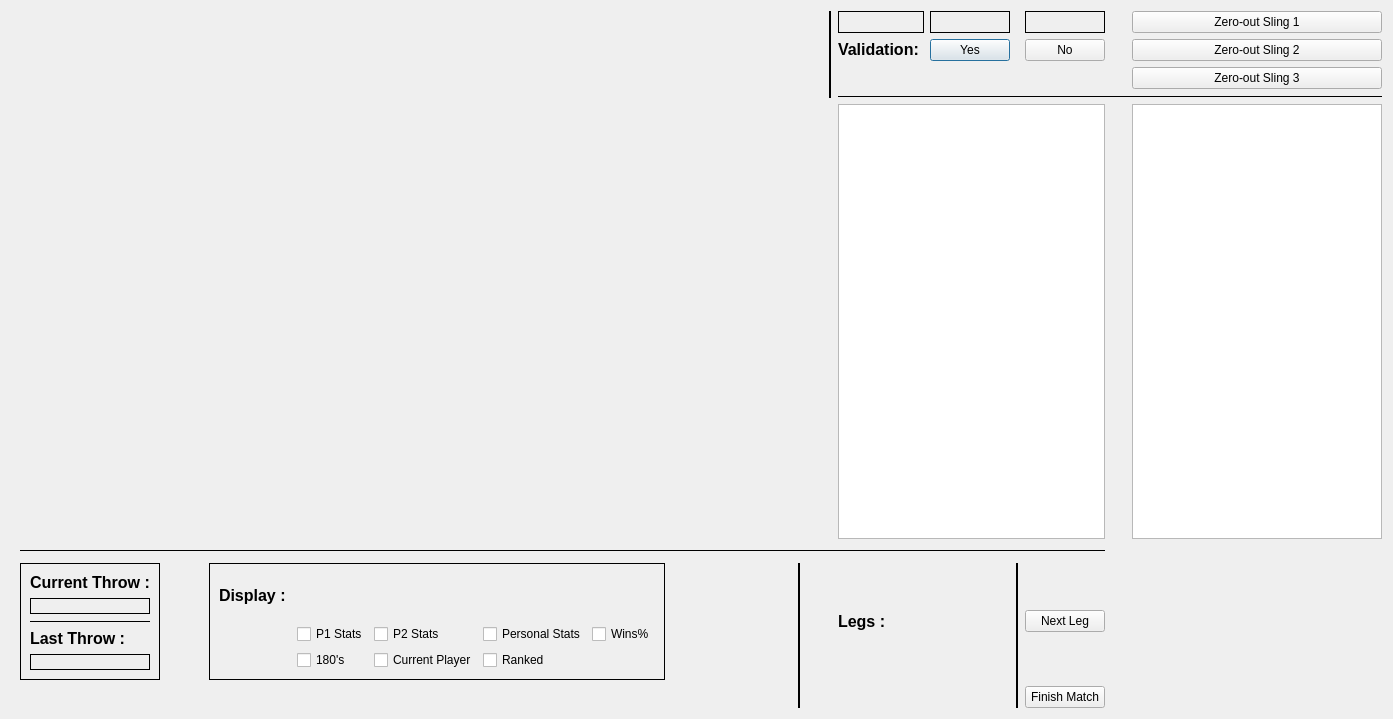
<?xml version="1.0" encoding="UTF-8"?>
<ui version="4.0">
 <class>ScorerView</class>
 <widget class="QDialog" name="ScorerView">
  <property name="geometry">
   <rect>
    <x>0</x>
    <y>0</y>
    <width>1393</width>
    <height>719</height>
   </rect>
  </property>
  <property name="cursor">
   <cursorShape>ArrowCursor</cursorShape>
  </property>
  <property name="windowTitle">
   <string>Dialog</string>
  </property>
  <layout class="QGridLayout" name="gridLayout">
   <item row="1" column="16">
    <widget class="QPushButton" name="ValadationYes">
     <property name="text">
      <string>Yes</string>
     </property>
    </widget>
   </item>
   <item row="9" column="15" alignment="Qt::AlignVCenter">
    <widget class="QLabel" name="label_6">
     <property name="text">
      <string>&lt;html&gt;&lt;head/&gt;&lt;body&gt;&lt;p&gt;&lt;span style=&quot; font-size:12pt; font-weight:600;&quot;&gt;Legs&lt;/span&gt;&lt;span style=&quot; font-size:12pt; font-weight:600;&quot;&gt; :&lt;/span&gt;&lt;/p&gt;&lt;/body&gt;&lt;/html&gt;</string>
     </property>
    </widget>
   </item>
   <item row="10" column="18">
    <widget class="QPushButton" name="pushButton_4">
     <property name="text">
      <string>Finish Match</string>
     </property>
    </widget>
   </item>
   <item row="0" column="2" rowspan="5" colspan="12">
    <widget class="Widget" name="widget" native="true">
     <property name="baseSize">
      <size>
       <width>1000</width>
       <height>1000</height>
      </size>
     </property>
     <widget class="QLabel" name="PlayerOneScore">
      <property name="geometry">
       <rect>
        <x>30</x>
        <y>20</y>
        <width>58</width>
        <height>16</height>
       </rect>
      </property>
      <property name="text">
       <string/>
      </property>
     </widget>
     <widget class="QLabel" name="PlayerTwoScore">
      <property name="geometry">
       <rect>
        <x>170</x>
        <y>20</y>
        <width>58</width>
        <height>16</height>
       </rect>
      </property>
      <property name="text">
       <string/>
      </property>
     </widget>
    </widget>
   </item>
   <item row="0" column="20">
    <widget class="QPushButton" name="zeroSling1">
     <property name="text">
      <string>Zero-out Sling 1</string>
     </property>
    </widget>
   </item>
   <item row="6" column="2" rowspan="3" colspan="17">
    <widget class="Line" name="line_2">
     <property name="frameShadow">
      <enum>QFrame::Plain</enum>
     </property>
     <property name="midLineWidth">
      <number>2</number>
     </property>
     <property name="orientation">
      <enum>Qt::Horizontal</enum>
     </property>
    </widget>
   </item>
   <item row="9" column="12" rowspan="2">
    <widget class="Line" name="line_5">
     <property name="baseSize">
      <size>
       <width>500</width>
       <height>500</height>
      </size>
     </property>
     <property name="frameShadow">
      <enum>QFrame::Plain</enum>
     </property>
     <property name="lineWidth">
      <number>2</number>
     </property>
     <property name="midLineWidth">
      <number>2</number>
     </property>
     <property name="orientation">
      <enum>Qt::Vertical</enum>
     </property>
    </widget>
   </item>
   <item row="9" column="17" rowspan="2">
    <widget class="Line" name="line_9">
     <property name="autoFillBackground">
      <bool>false</bool>
     </property>
     <property name="frameShadow">
      <enum>QFrame::Plain</enum>
     </property>
     <property name="lineWidth">
      <number>2</number>
     </property>
     <property name="midLineWidth">
      <number>2</number>
     </property>
     <property name="orientation">
      <enum>Qt::Vertical</enum>
     </property>
    </widget>
   </item>
   <item row="1" column="15">
    <widget class="QLabel" name="label_4">
     <property name="text">
      <string>&lt;html&gt;&lt;head/&gt;&lt;body&gt;&lt;p&gt;&lt;span style=&quot; font-size:12pt; font-weight:600;&quot;&gt;Validation: &lt;/span&gt;&lt;/p&gt;&lt;/body&gt;&lt;/html&gt;</string>
     </property>
    </widget>
   </item>
   <item row="4" column="20">
    <widget class="QListWidget" name="listWidget">
     <property name="maximumSize">
      <size>
       <width>250</width>
       <height>16777215</height>
      </size>
     </property>
    </widget>
   </item>
   <item row="9" column="16">
    <widget class="QLabel" name="LegNumber">
     <property name="text">
      <string/>
     </property>
    </widget>
   </item>
   <item row="0" column="16">
    <widget class="QLabel" name="SlingTwo">
     <property name="frameShape">
      <enum>QFrame::Box</enum>
     </property>
     <property name="text">
      <string/>
     </property>
    </widget>
   </item>
   <item row="1" column="18">
    <widget class="QPushButton" name="ValadationNo">
     <property name="text">
      <string>No</string>
     </property>
    </widget>
   </item>
   <item row="0" column="18">
    <widget class="QLabel" name="SlineThree">
     <property name="frameShape">
      <enum>QFrame::Box</enum>
     </property>
     <property name="text">
      <string/>
     </property>
    </widget>
   </item>
   <item row="4" column="15" colspan="4">
    <widget class="QListWidget" name="listWidget">
     <property name="maximumSize">
      <size>
       <width>350</width>
       <height>16777215</height>
      </size>
     </property>
     <property name="frameShadow">
      <enum>QFrame::Plain</enum>
     </property>
    </widget>
   </item>
   <item row="7" column="0">
    <widget class="Line" name="line_8">
     <property name="midLineWidth">
      <number>2</number>
     </property>
     <property name="orientation">
      <enum>Qt::Vertical</enum>
     </property>
    </widget>
   </item>
   <item row="9" column="18">
    <widget class="QPushButton" name="pushButton_3">
     <property name="text">
      <string>Next Leg</string>
     </property>
    </widget>
   </item>
   <item row="9" column="2">
    <widget class="QFrame" name="frame">
     <property name="frameShape">
      <enum>QFrame::Box</enum>
     </property>
     <property name="frameShadow">
      <enum>QFrame::Plain</enum>
     </property>
     <layout class="QVBoxLayout" name="verticalLayout">
      <item>
       <widget class="QLabel" name="label_2">
        <property name="text">
         <string>&lt;html&gt;&lt;head/&gt;&lt;body&gt;&lt;p&gt;&lt;span style=&quot; font-size:12pt; font-weight:600;&quot;&gt;Current Throw :&lt;/span&gt;&lt;/p&gt;&lt;/body&gt;&lt;/html&gt;</string>
        </property>
       </widget>
      </item>
      <item>
       <widget class="QLabel" name="CurrentThrowLabel">
        <property name="frameShape">
         <enum>QFrame::Box</enum>
        </property>
        <property name="text">
         <string/>
        </property>
       </widget>
      </item>
      <item>
       <widget class="Line" name="line_10">
        <property name="frameShadow">
         <enum>QFrame::Plain</enum>
        </property>
        <property name="orientation">
         <enum>Qt::Horizontal</enum>
        </property>
       </widget>
      </item>
      <item>
       <widget class="QLabel" name="label">
        <property name="text">
         <string>&lt;html&gt;&lt;head/&gt;&lt;body&gt;&lt;p&gt;&lt;span style=&quot; font-size:12pt; font-weight:600;&quot;&gt;Last Throw :&lt;/span&gt;&lt;/p&gt;&lt;/body&gt;&lt;/html&gt;</string>
        </property>
       </widget>
      </item>
      <item>
       <widget class="QLabel" name="LastThrowLabel">
        <property name="frameShape">
         <enum>QFrame::Box</enum>
        </property>
        <property name="text">
         <string/>
        </property>
       </widget>
      </item>
     </layout>
    </widget>
   </item>
   <item row="0" column="15">
    <widget class="QLabel" name="SlingOne">
     <property name="frameShape">
      <enum>QFrame::Box</enum>
     </property>
     <property name="text">
      <string/>
     </property>
    </widget>
   </item>
   <item row="9" column="5">
    <widget class="QFrame" name="frame_2">
     <property name="frameShape">
      <enum>QFrame::Box</enum>
     </property>
     <property name="frameShadow">
      <enum>QFrame::Plain</enum>
     </property>
     <layout class="QGridLayout" name="gridLayout_2">
      <item row="4" column="2">
       <widget class="QCheckBox" name="PlayerTwoStats">
        <property name="text">
         <string>P2 Stats</string>
        </property>
       </widget>
      </item>
      <item row="4" column="4">
       <widget class="QCheckBox" name="WinPercentages">
        <property name="text">
         <string>Wins%</string>
        </property>
       </widget>
      </item>
      <item row="4" column="3">
       <widget class="QCheckBox" name="PersonalStats">
        <property name="text">
         <string>Personal Stats</string>
        </property>
       </widget>
      </item>
      <item row="2" column="0">
       <widget class="QLabel" name="label_5">
        <property name="text">
         <string>&lt;html&gt;&lt;head/&gt;&lt;body&gt;&lt;p&gt;&lt;span style=&quot; font-size:12pt; font-weight:600;&quot;&gt;Display : &lt;/span&gt;&lt;/p&gt;&lt;/body&gt;&lt;/html&gt;</string>
        </property>
       </widget>
      </item>
      <item row="4" column="1">
       <widget class="QCheckBox" name="PlayerOneStats">
        <property name="text">
         <string>P1 Stats</string>
        </property>
       </widget>
      </item>
      <item row="5" column="1">
       <widget class="QCheckBox" name="NumberOf180s">
        <property name="text">
         <string>180's</string>
        </property>
       </widget>
      </item>
      <item row="5" column="2">
       <widget class="QCheckBox" name="CurrentPlayerStats">
        <property name="text">
         <string>Current Player</string>
        </property>
       </widget>
      </item>
      <item row="5" column="3">
       <widget class="QCheckBox" name="RankedStats">
        <property name="text">
         <string>Ranked</string>
        </property>
       </widget>
      </item>
     </layout>
    </widget>
   </item>
   <item row="1" column="20">
    <widget class="QPushButton" name="zeroSling2">
     <property name="text">
      <string>Zero-out Sling 2</string>
     </property>
    </widget>
   </item>
   <item row="2" column="20">
    <widget class="QPushButton" name="zeroSling3">
     <property name="text">
      <string>Zero-out Sling 3</string>
     </property>
    </widget>
   </item>
   <item row="3" column="15" colspan="6">
    <widget class="Line" name="line_6">
     <property name="frameShadow">
      <enum>QFrame::Plain</enum>
     </property>
     <property name="midLineWidth">
      <number>2</number>
     </property>
     <property name="orientation">
      <enum>Qt::Horizontal</enum>
     </property>
    </widget>
   </item>
   <item row="0" column="14" rowspan="4">
    <widget class="Line" name="line_11">
     <property name="frameShadow">
      <enum>QFrame::Plain</enum>
     </property>
     <property name="lineWidth">
      <number>2</number>
     </property>
     <property name="midLineWidth">
      <number>2</number>
     </property>
     <property name="orientation">
      <enum>Qt::Vertical</enum>
     </property>
    </widget>
   </item>
  </layout>
  <zorder>line_2</zorder>
  <zorder>line_8</zorder>
  <zorder>line_6</zorder>
  <zorder>listWidget</zorder>
  <zorder>line_5</zorder>
  <zorder>frame_2</zorder>
  <zorder>frame</zorder>
  <zorder>label_6</zorder>
  <zorder>SlingOne</zorder>
  <zorder>SlineThree</zorder>
  <zorder>pushButton_3</zorder>
  <zorder>pushButton_4</zorder>
  <zorder>line_9</zorder>
  <zorder>LegNumber</zorder>
  <zorder>SlingTwo</zorder>
  <zorder>widget</zorder>
  <zorder>ValadationNo</zorder>
  <zorder>ValadationYes</zorder>
  <zorder>label_4</zorder>
  <zorder>line_11</zorder>
  <zorder>listWidget</zorder>
  <zorder>zeroSling1</zorder>
  <zorder>zeroSling2</zorder>
  <zorder>zeroSling3</zorder>
 </widget>
 <customwidgets>
  <customwidget>
   <class>Widget</class>
   <extends>QWidget</extends>
   <header>widget.h</header>
   <container>1</container>
  </customwidget>
 </customwidgets>
 <resources/>
 <connections>
  <connection>
   <sender>ValadationNo</sender>
   <signal>clicked()</signal>
   <receiver>SlingOne</receiver>
   <slot>clear()</slot>
   <hints>
    <hint type="sourcelabel">
     <x>1222</x>
     <y>57</y>
    </hint>
    <hint type="destinationlabel">
     <x>1079</x>
     <y>18</y>
    </hint>
   </hints>
  </connection>
  <connection>
   <sender>ValadationNo</sender>
   <signal>clicked()</signal>
   <receiver>SlingTwo</receiver>
   <slot>clear()</slot>
   <hints>
    <hint type="sourcelabel">
     <x>1220</x>
     <y>46</y>
    </hint>
    <hint type="destinationlabel">
     <x>1159</x>
     <y>21</y>
    </hint>
   </hints>
  </connection>
  <connection>
   <sender>ValadationNo</sender>
   <signal>clicked()</signal>
   <receiver>SlineThree</receiver>
   <slot>clear()</slot>
   <hints>
    <hint type="sourcelabel">
     <x>1229</x>
     <y>59</y>
    </hint>
    <hint type="destinationlabel">
     <x>1219</x>
     <y>22</y>
    </hint>
   </hints>
  </connection>
 </connections>
</ui>
